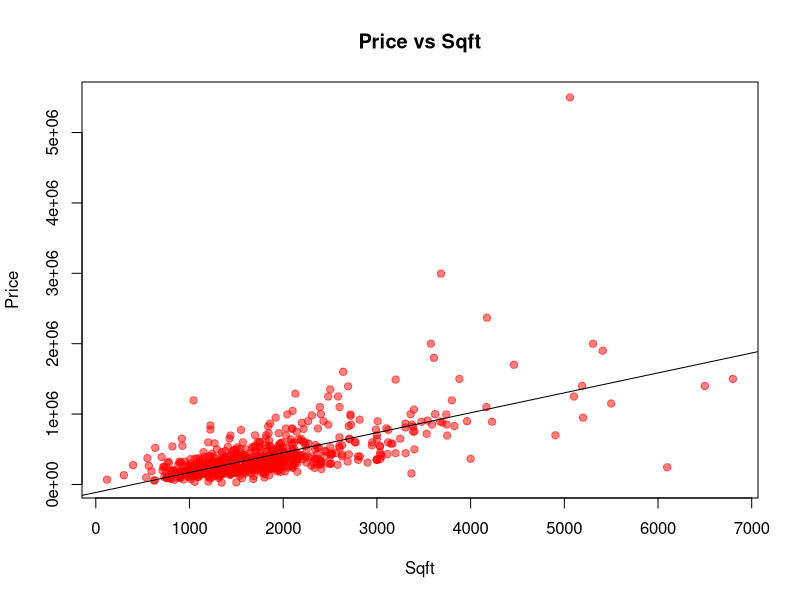

This chart was generated by the following R code:
setwd('~/RTutorial/Data') #sets working directory

mydata <- read.csv("California_Home_Prices_(2009).csv") #reads in data

mydata.lm <- lm(Price ~ Sqft, data=mydata) #linear model lm(y ~ x1 + ... + xn, data=mydata)
coeffs <- coefficients(mydata.lm); coeffs #coefficients of model

#summary(mydata.lm) #summary of fitted model

#plot(mydata.lm) #summary plots

#scatter plot with regression line
plot(mydata$Sqft, mydata$Price, main="Price vs Sqft", col=rgb(1,0,0,0.5),
     xlab="Sqft", ylab="Price", pch=19)
abline(mydata.lm) #regression line

#use fitted model to predict
predict(mydata.lm, data.frame(Sqft=c(4000, 500, 6000)))

